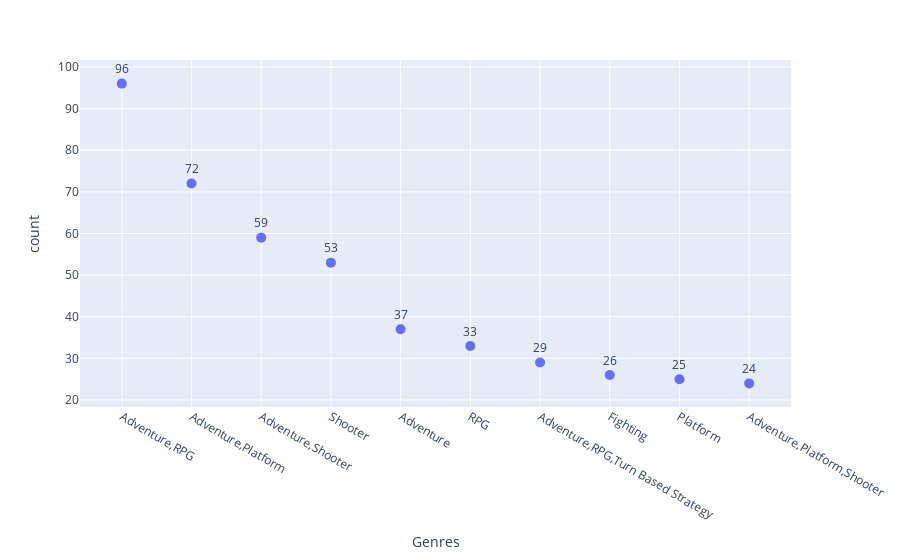

Source (notebook cell):
### Code cell
#3.What are the most common genres in the dataset?
mycursor.execute("select Genres,count(Title) as count from game group by Genres order by count desc limit 10")
results = mycursor.fetchall()
columns = [desc[0] for desc in mycursor.description]
common_genres = pd.DataFrame(results, columns=["Genres","count"])
common_genres
fig = px.scatter(common_genres, x='Genres', y='count', text='count')

# Enable hover tooltips automatically
fig.update_traces(marker=dict(size=10), textposition="top center")

fig.show()

### Figure 1 — Plotly figure (JSON) as saved in the notebook; plotly's stock layout.template omitted (floating-point values rounded to 4 significant figures)
{"data": [{"hovertemplate": "Genres=%{x}<br>count=%{text}<extra></extra>", "legendgroup": "", "marker": {"color": "#636efa", "size": 10, "symbol": "circle"}, "mode": "markers+text", "name": "", "orientation": "v", "showlegend": false, "text": [96.0, 72.0, 59.0, 53.0, 37.0, 33.0, 29.0, 26.0, 25.0, 24.0], "textposition": "top center", "type": "scatter", "x": ["Adventure,RPG", "Adventure,Platform", "Adventure,Shooter", "Shooter", "Adventure", "RPG", "Adventure,RPG,Turn Based Strategy", "Fighting", "Platform", "Adventure,Platform,Shooter"], "xaxis": "x", "y": [96, 72, 59, 53, 37, 33, 29, 26, 25, 24], "yaxis": "y"}], "layout": {"legend": {"tracegroupgap": 0}, "margin": {"t": 60}, "xaxis": {"anchor": "y", "domain": [0, 1], "title": {"text": "Genres"}}, "yaxis": {"anchor": "x", "domain": [0, 1], "title": {"text": "count"}}}}
